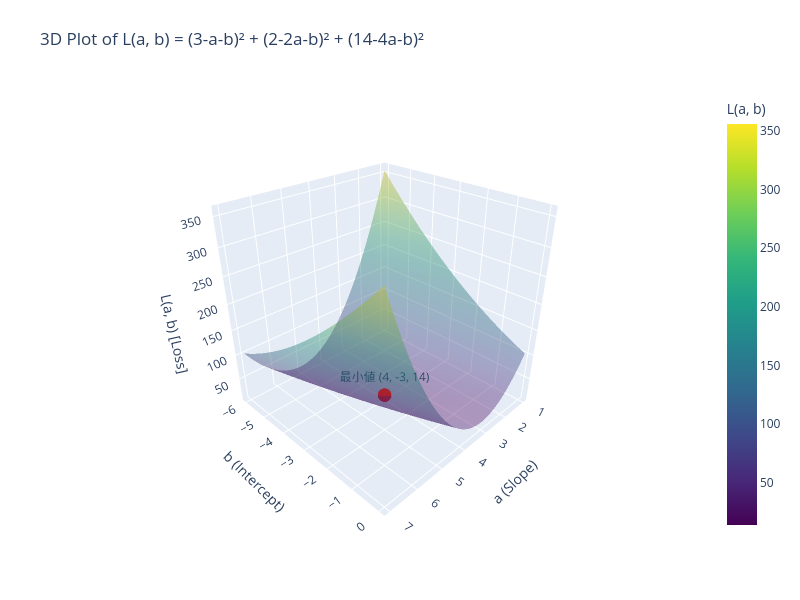

The notebook cell this image was saved under:
### Code cell
import numpy as np
import plotly.graph_objects as go

# 1. 関数の定義
def L(a, b):
    return (3 - a - b)**2 + (2 - 2*a - b)**2 + (14 - 4*a - b)**2

# 2. グリッドデータの作成 (停留点 (4, -3) が中心にくるように範囲を設定)
a_vals = np.linspace(1, 7, 100)
b_vals = np.linspace(-6, 0, 100)
A, B = np.meshgrid(a_vals, b_vals)
Z = L(A, B)

# 3. 最小点（停留点）のデータ
min_a, min_b = 4, -3
min_z = L(min_a, min_b)

# 4. Plotlyによる3D描画
fig = go.Figure()

# 曲面（パラボラ面）の追加
fig.add_trace(go.Surface(
    x=A, y=B, z=Z, 
    colorscale='Viridis', 
    colorbar_title="L(a, b)",
    opacity=0.4,
    name='L(a, b)'
))

# 最小点（赤色の点）の追加
fig.add_trace(go.Scatter3d(
    x=[min_a], y=[min_b], z=[min_z],
    mode='markers+text',
    marker=dict(size=8, color='red', symbol='circle'),
    text=[f"最小値 (4, -3, {min_z})"],
    textposition="top center",
    name='Minimum Point'
))

# レイアウトの設定
fig.update_layout(
    title='3D Plot of L(a, b) = (3-a-b)² + (2-2a-b)² + (14-4a-b)²',
    scene=dict(
        xaxis_title='a (Slope)',
        yaxis_title='b (Intercept)',
        zaxis_title='L(a, b) [Loss]',
        camera=dict(
            eye=dict(x=1.5, y=1.5, z=1.2) # 見やすい初期アングルに調整
        )
    ),
    autosize=False,
    width=800,
    height=600,
    margin=dict(l=65, r=50, b=65, t=90)
)

# 描画の実行
fig.show()

### Figure 1 — Plotly figure (JSON) as saved in the notebook; plotly's stock layout.template omitted (floating-point values rounded to 4 significant figures; data arrays with more than 128 entries replaced by an {"elided": "..."} marker saying what was removed)
{"data": [{"colorbar": {"title": {"text": "L(a, b)"}}, "colorscale": [[0, "#440154"], [0.1111, "#482878"], [0.2222, "#3e4989"], [0.3333, "#31688e"], [0.4444, "#26828e"], [0.5556, "#1f9e89"], [0.6667, "#35b779"], [0.7778, "#6ece58"], [0.8889, "#b5de2b"], [1, "#fde725"]], "name": "L(a, b)", "opacity": 0.4, "type": "surface", "x": {"elided": "100x100 float values"}, "y": {"elided": "100x100 float values"}, "z": {"elided": "100x100 float values"}}, {"marker": {"color": "red", "size": 8, "symbol": "circle"}, "mode": "markers+text", "name": "Minimum Point", "text": ["最小値 (4, -3, 14)"], "textposition": "top center", "type": "scatter3d", "x": [4], "y": [-3], "z": [14]}], "layout": {"autosize": false, "height": 600, "margin": {"b": 65, "l": 65, "r": 50, "t": 90}, "scene": {"camera": {"eye": {"x": 1.5, "y": 1.5, "z": 1.2}}, "xaxis": {"title": {"text": "a (Slope)"}}, "yaxis": {"title": {"text": "b (Intercept)"}}, "zaxis": {"title": {"text": "L(a, b) [Loss]"}}}, "title": {"text": "3D Plot of L(a, b) = (3-a-b)² + (2-2a-b)² + (14-4a-b)²"}, "width": 800}}
